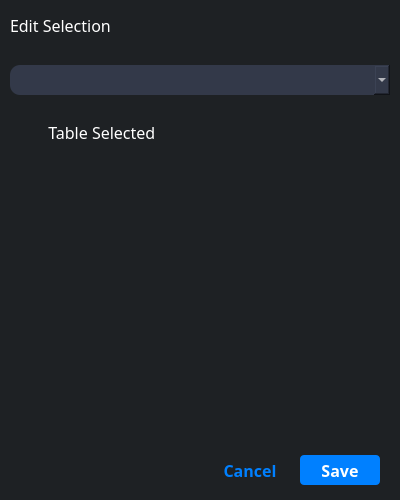
<?xml version="1.0" encoding="UTF-8"?>
<ui version="4.0">
 <class>selectionDialog</class>
 <widget class="QDialog" name="selectionDialog">
  <property name="windowModality">
   <enum>Qt::WindowModal</enum>
  </property>
  <property name="geometry">
   <rect>
    <x>0</x>
    <y>0</y>
    <width>400</width>
    <height>500</height>
   </rect>
  </property>
  <property name="minimumSize">
   <size>
    <width>400</width>
    <height>500</height>
   </size>
  </property>
  <property name="windowTitle">
   <string>Dialog</string>
  </property>
  <property name="styleSheet">
   <string notr="true">QWidget#selectionDialog{
background:rgba(30, 33, 36, 255);
border-radius: 10px;
}
QWidget{
background: rgba(51, 57, 73, 255);
border-radius: 10px;
font-family: Poppins;
font-size: 16px;
font-weight: 400;
color: rgba(255, 255, 255, 255);
}
QPushButton{
border: 0px;
background: rgba(0, 128, 255, 255);
color: rgba(255, 255, 255, 255);
font-weight: 600;
border-radius: 4px;
}
QPushButton:pressed{
border: 2px solid transparent;
}
QPushButton#cancelButton{
background: transparent;
color: rgba(0, 128, 255, 255);
}
QLabel#titleLabel{
background: transparent;
color: rgba(255, 255, 255, 255);
}
QCheckBox{
background: transparent;
padding-left: 10px;
}</string>
  </property>
  <property name="sizeGripEnabled">
   <bool>false</bool>
  </property>
  <property name="modal">
   <bool>true</bool>
  </property>
  <layout class="QVBoxLayout" name="verticalLayout">
   <property name="spacing">
    <number>25</number>
   </property>
   <property name="leftMargin">
    <number>10</number>
   </property>
   <property name="topMargin">
    <number>10</number>
   </property>
   <property name="rightMargin">
    <number>10</number>
   </property>
   <property name="bottomMargin">
    <number>10</number>
   </property>
   <item>
    <widget class="QLabel" name="titleLabel">
     <property name="minimumSize">
      <size>
       <width>0</width>
       <height>30</height>
      </size>
     </property>
     <property name="maximumSize">
      <size>
       <width>16777215</width>
       <height>30</height>
      </size>
     </property>
     <property name="text">
      <string>Edit Selection</string>
     </property>
    </widget>
   </item>
   <item>
    <widget class="QComboBox" name="selectionBox">
     <property name="minimumSize">
      <size>
       <width>0</width>
       <height>30</height>
      </size>
     </property>
    </widget>
   </item>
   <item>
    <widget class="QCheckBox" name="tableSelected">
     <property name="text">
      <string>  Table Selected</string>
     </property>
    </widget>
   </item>
   <item>
    <spacer name="verticalSpacer">
     <property name="orientation">
      <enum>Qt::Vertical</enum>
     </property>
     <property name="sizeHint" stdset="0">
      <size>
       <width>20</width>
       <height>258</height>
      </size>
     </property>
    </spacer>
   </item>
   <item>
    <layout class="QHBoxLayout" name="horizontalLayout">
     <property name="spacing">
      <number>10</number>
     </property>
     <property name="leftMargin">
      <number>10</number>
     </property>
     <property name="topMargin">
      <number>5</number>
     </property>
     <property name="rightMargin">
      <number>10</number>
     </property>
     <property name="bottomMargin">
      <number>5</number>
     </property>
     <item>
      <spacer name="horizontalSpacer">
       <property name="orientation">
        <enum>Qt::Horizontal</enum>
       </property>
       <property name="sizeHint" stdset="0">
        <size>
         <width>40</width>
         <height>20</height>
        </size>
       </property>
      </spacer>
     </item>
     <item>
      <widget class="QPushButton" name="cancelButton">
       <property name="minimumSize">
        <size>
         <width>80</width>
         <height>30</height>
        </size>
       </property>
       <property name="maximumSize">
        <size>
         <width>80</width>
         <height>30</height>
        </size>
       </property>
       <property name="text">
        <string>Cancel</string>
       </property>
      </widget>
     </item>
     <item>
      <widget class="QPushButton" name="saveButton">
       <property name="minimumSize">
        <size>
         <width>80</width>
         <height>30</height>
        </size>
       </property>
       <property name="maximumSize">
        <size>
         <width>80</width>
         <height>30</height>
        </size>
       </property>
       <property name="text">
        <string>Save</string>
       </property>
      </widget>
     </item>
    </layout>
   </item>
  </layout>
 </widget>
 <resources/>
 <connections/>
</ui>
